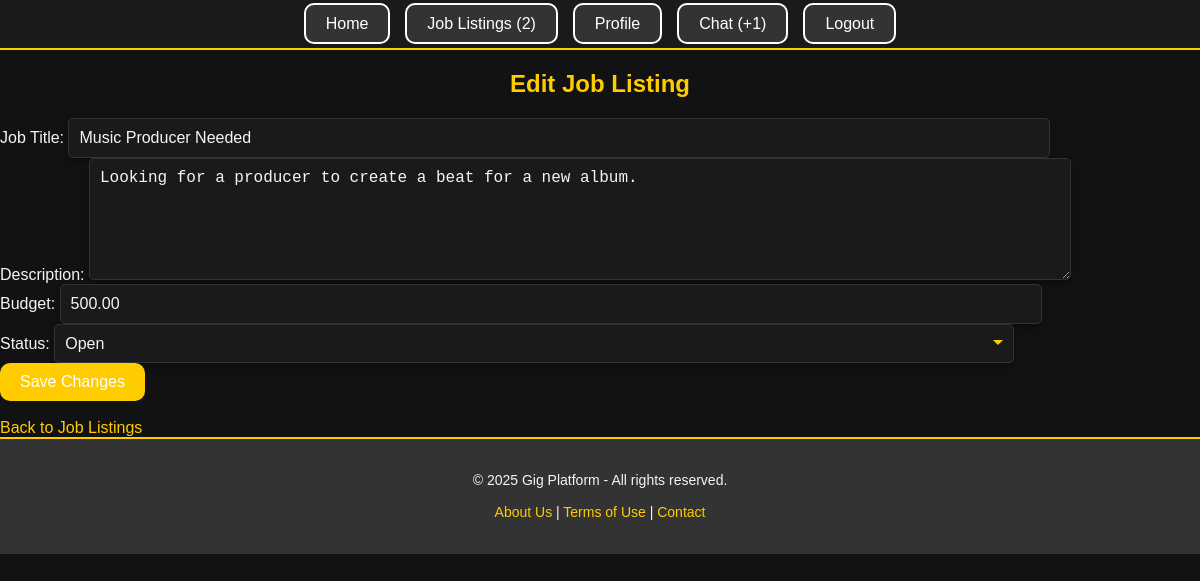
The app's page /edit_job.php?job_id=1 (signed in) with its own data.
### tables this page shows
CREATE TABLE jobs (
    job_id INT AUTO_INCREMENT PRIMARY KEY,
    user_id INT,
    title VARCHAR(255) NOT NULL,
    description TEXT NOT NULL,
    budget DECIMAL(10, 2),
    status ENUM('open', 'closed', 'in_progress') DEFAULT 'open',
    tags VARCHAR(255),   
    created_at TIMESTAMP DEFAULT CURRENT_TIMESTAMP,
    updated_at TIMESTAMP DEFAULT CURRENT_TIMESTAMP ON UPDATE CURRENT_TIMESTAMP,
    FOREIGN KEY (user_id) REFERENCES users(user_id)
);

### public/edit_job.php (the view, shortened to what this page needs)
<?php
include('../config/db.php');
$job_id = $_GET['job_id'];
$query = $pdo->prepare("SELECT * FROM jobs WHERE job_id = :job_id AND user_id = :user_id");
$query->execute(['job_id' => $job_id, 'user_id' => $_SESSION['user_id']]);
$job = $query->fetch(PDO::FETCH_ASSOC);
$title = $job['title'];
$description = $job['description'];
$budget = $job['budget'];
$status = $job['status'];
?>
<!DOCTYPE html>
<html lang="en">
<?php include_once '../includes/header.php'; ?>
<body>
<div class="edit-job-section">
    <h2>Edit Job Listing</h2>
    <form method="POST" action="edit_job.php?job_id=<?php echo $job_id; ?>">
        <label for="title">Job Title:</label>
        <input type="text" name="title" value="<?php echo htmlspecialchars($title); ?>" required>
        <br>
        <label for="description">Description:</label>
        <textarea name="description" required><?php echo htmlspecialchars($description); ?></textarea>
        <br>
        <label for="budget">Budget:</label>
        <input type="number" name="budget" value="<?php echo htmlspecialchars($budget); ?>" required>
        <br>
        <label for="status">Status:</label>
        <select name="status" required>
            <option value="open" <?php if ($status == 'open') echo 'selected'; ?>>Open</option>
        </select>
        <br>
        <button type="submit">Save Changes</button>
    </form>
    <br>
    <a href="job_list.php">Back to Job Listings</a>
</div>
<?php include_once '../includes/footer.php'; ?>
</body>
</html>

### assets/css/main.css (style rules this page uses)
html, body { height: 100%; margin: 0; }
body { margin: 0; font-family: 'Arial', sans-serif; background-color: #121212; color: #f5f5f5; display: flex; flex-direction: column; }
input[type="number"] { width: 80%; padding: 10px; font-size: 16px; color: #f5f5f5; background-color: #1a1a1a; border: 1px solid #333; border-radius: 5px; box-shadow: 0 4px 6px rgba(0, 0, 0, 0.3); transition: border-color 0.3s, box-shadow 0.3s; }
textarea { width: 80%; padding: 10px; font-size: 16px; color: #f5f5f5; background-color: #1a1a1a; border: 1px solid #333; border-radius: 5px; box-shadow: 0 4px 6px rgba(0, 0, 0, 0.3); resize: vertical; transition: border-color 0.3s, box-shadow 0.3s; min-height: 100px; }
select { width: 80%; padding: 10px; font-size: 16px; color: #f5f5f5; background-color: #1a1a1a; border: 1px solid #333; border-radius: 5px; box-shadow: 0 4px 6px rgba(0, 0, 0, 0.3); appearance: none; transition: border-color 0.3s, box-shadow 0.3s; background-repeat: no-repeat; background-position: right 10px center; background-size: 10px 6px; }
input[type="text"] { width: 80%; padding: 10px; font-size: 16px; color: #f5f5f5; background-color: #1a1a1a; border: 1px solid #333; border-radius: 5px; box-shadow: 0 4px 6px rgba(0, 0, 0, 0.3); transition: border-color 0.3s, box-shadow 0.3s; }
h1, h2, h3 { text-align: center; margin-top: 20px; color: #ffcc00; }
a { text-decoration: none; color: #ffcc00; transition: color 0.3s ease; }
button, .button { padding: 10px 20px; font-size: 16px; color: #fff; background-color: #ffcc00; border: none; border-radius: 10px; cursor: pointer; transition: background-color 0.3s, transform 0.2s; }

### records on screen
jobs: title "Music Producer Needed", description "Looking for a producer to create a beat for a new album.", budget "500.00", status "Open"

### other values on screen
$total_jobs "2"
$unread_count "1"
